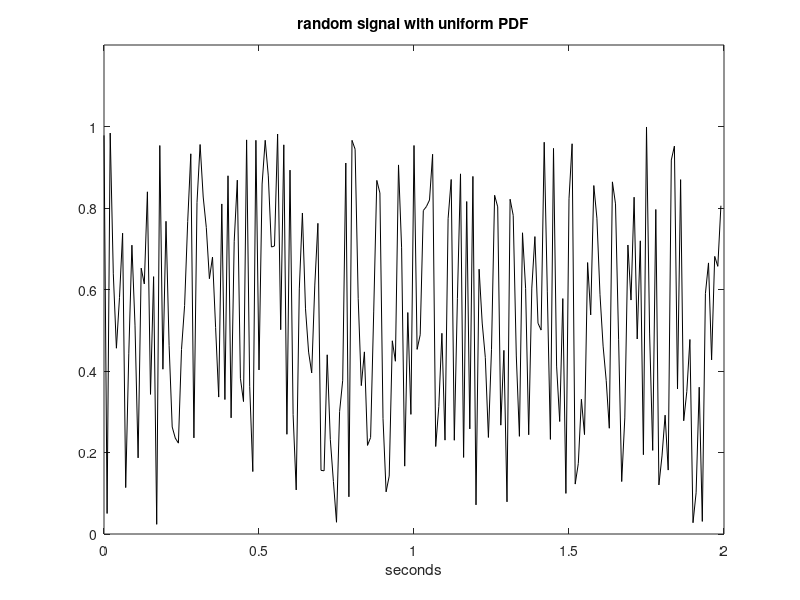

The MATLAB source for this figure:
% Random signal with uniform PDF
fs=100; %sampling frequency in Hz
tiv=1/fs; %time interval between samples;
t=0:tiv:(2-tiv); %time intervals set (200 values)
N=length(t); %number of data points
y=rand(N,1); %random signal data set
plot(t,y,'-k'); %plots figure
axis([0 2 0 1.2]);
xlabel('seconds'); title('random signal with uniform PDF');
